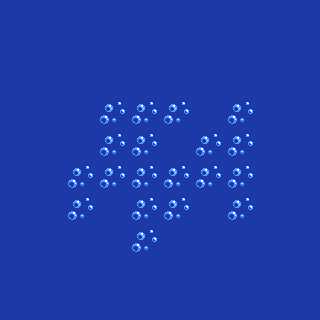

The image is a tile-based game level rendered from a .tmx file. Its description and complete source (layers, tilesets, objects, tile grids) follow:
An orthogonal 10x10 tile map with 32x32 px tiles, 1 tile layer (background) and 15 objects (hero1).

<map version="1.2" tiledversion="1.2.3" orientation="orthogonal" renderorder="right-down" width="10" height="10" tilewidth="32" tileheight="32" infinite="0" nextlayerid="4" nextobjectid="24">
 <tileset firstgid="1" source="genericPlatformer.tsx" />
 <layer id="1" name="background" width="10" height="10">
  <data encoding="csv">
121,121,121,121,121,121,121,121,121,121,
121,121,121,121,121,121,121,121,121,121,
121,121,121,121,121,121,121,121,121,121,
121,121,121,113,113,113,121,113,121,121,
121,121,121,113,113,121,113,113,121,121,
121,121,113,113,113,113,113,113,121,121,
121,121,113,121,113,113,121,113,121,121,
121,121,121,121,113,121,121,121,121,121,
121,121,121,121,121,121,121,121,121,121,
121,121,121,121,121,121,121,121,121,121
</data>
 </layer>
 <objectgroup id="2" name="ground">
  <object id="9" gid="54" x="160" y="320" width="32" height="32">
   <properties>
    <property name="bodyType" value="static" />
   </properties>
  </object>
  <object id="10" gid="54" x="0" y="320" width="32" height="32">
   <properties>
    <property name="bodyType" value="static" />
   </properties>
  </object>
  <object id="11" gid="54" x="32" y="320" width="32" height="32">
   <properties>
    <property name="bodyType" value="static" />
   </properties>
  </object>
  <object id="12" gid="54" x="64" y="320" width="32" height="32">
   <properties>
    <property name="bodyType" value="static" />
   </properties>
  </object>
  <object id="13" gid="54" x="128" y="320" width="32" height="32">
   <properties>
    <property name="bodyType" value="static" />
   </properties>
  </object>
  <object id="14" gid="54" x="96" y="320" width="32" height="32">
   <properties>
    <property name="bodyType" value="static" />
   </properties>
  </object>
  <object id="15" gid="54" x="192" y="320" width="32" height="32">
   <properties>
    <property name="bodyType" value="static" />
   </properties>
  </object>
  <object id="16" gid="54" x="224" y="320" width="32" height="32">
   <properties>
    <property name="bodyType" value="static" />
   </properties>
  </object>
  <object id="17" gid="54" x="256" y="320" width="32" height="32">
   <properties>
    <property name="bodyType" value="static" />
   </properties>
  </object>
  <object id="18" gid="54" x="288" y="320" width="32" height="32">
   <properties>
    <property name="bodyType" value="static" />
   </properties>
  </object>
  <object id="19" gid="54" x="0" y="288" width="32" height="32">
   <properties>
    <property name="bodyType" value="static" />
   </properties>
  </object>
  <object id="20" gid="54" x="0" y="256" width="32" height="32">
   <properties>
    <property name="bodyType" value="static" />
   </properties>
  </object>
  <object id="21" gid="54" x="288" y="256" width="32" height="32">
   <properties>
    <property name="bodyType" value="static" />
   </properties>
  </object>
  <object id="22" gid="54" x="288" y="288" width="32" height="32">
   <properties>
    <property name="bodyType" value="static" />
   </properties>
  </object>
 </objectgroup>
 <objectgroup id="3" name="hero" offsetx="4" offsety="5">
  <object id="23" name="hero1" gid="125" x="117" y="117" width="81" height="92" />
 </objectgroup>
</map>
